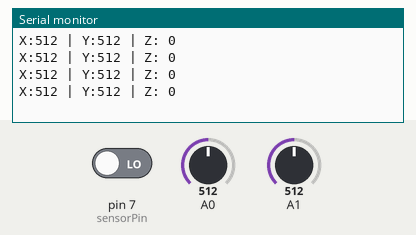
The sketch below on a simulated Arduino Uno, built with avr-gcc and run on an emulated ATmega328P. On the bench: the last lines printed to the serial monitor. The inputs (shaded band) are chosen by the test bench; at power-on: A0 = 512, A1 = 512, pin 7 (sensorPin) LOW.

Above: at 1.2 s.
1.3 s: A0 set to 716
At 1.71 s:
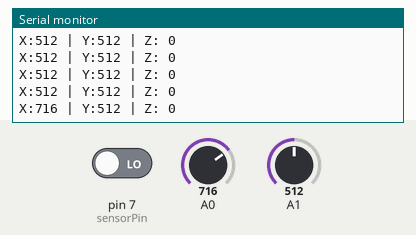
2.8 s: A1 set to 716
At 2.91 s:
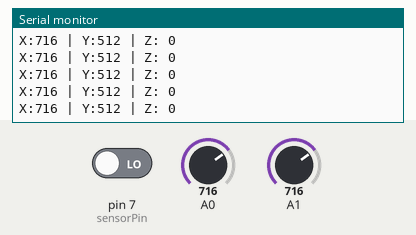
4.3 s: pin 7 (sensorPin) driven HIGH
At 4.72 s:
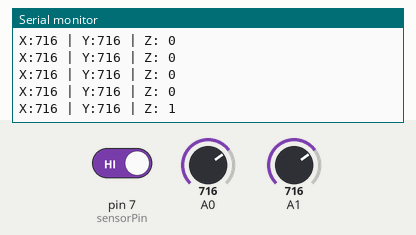
5.8 s: A0 set to 900
At 5.92 s:
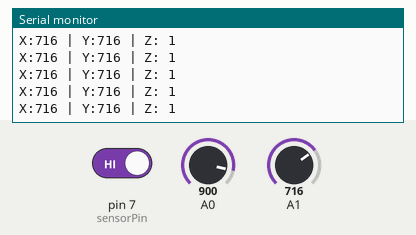
7.3 s: A1 set to 900
At 7.42 s:
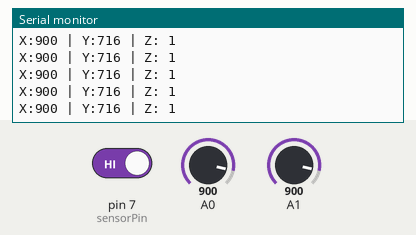
8.8 s: pin 7 (sensorPin) driven LOW
At 9.23 s:
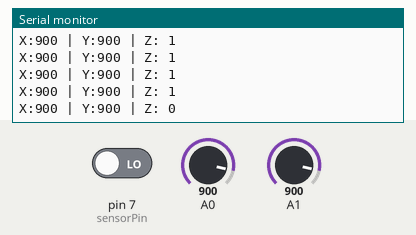
Timing chart, 0 to 11.3 s (numbered marks = the images above; inputs shaded):
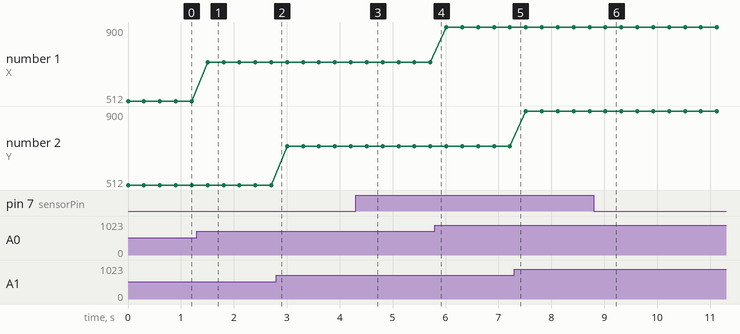

Measured:
- after the input at 1.3 s, the serial monitor: prints a new line after 0.20 s (image 1)
- after the input at 4.3 s, the serial monitor: prints a new line after 0.21 s (image 3)
- after the input at 8.8 s, the serial monitor: prints a new line after 0.22 s (image 6)
- plotted number 1: 512 → 716 after the input at 1.3 s, 716 → 900 after the input at 5.8 s

The sketch:

joystickTest.ino
```cpp
int sensorPin = 7;
int value = 0;

void setup() {
	pinMode(sensorPin, INPUT);
	Serial.begin(9600);
	}

void loop() {
	value = analogRead(0);
	Serial.print("X:");
	Serial.print(value, DEC);
	value = analogRead(1);
	Serial.print(" | Y:");
	Serial.print(value, DEC);
	value = digitalRead(sensorPin);
	Serial.print(" | Z: ");
	Serial.println(value, DEC);

	delay(300);
}
```
